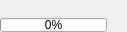
<?xml version="1.0" encoding="UTF-8"?>
<ui version="4.0">
 <class>ProgressBarForm</class>
 <widget class="QWidget" name="ProgressBarForm">
  <property name="geometry">
   <rect>
    <x>0</x>
    <y>0</y>
    <width>127</width>
    <height>32</height>
   </rect>
  </property>
  <property name="minimumSize">
   <size>
    <width>127</width>
    <height>0</height>
   </size>
  </property>
  <property name="maximumSize">
   <size>
    <width>127</width>
    <height>16777215</height>
   </size>
  </property>
  <layout class="QVBoxLayout" name="verticalLayout">
   <property name="spacing">
    <number>0</number>
   </property>
   <property name="margin">
    <number>0</number>
   </property>
   <item>
    <widget class="QLabel" name="ProgressText">
     <property name="sizePolicy">
      <sizepolicy hsizetype="Preferred" vsizetype="Expanding">
       <horstretch>0</horstretch>
       <verstretch>0</verstretch>
      </sizepolicy>
     </property>
     <property name="font">
      <font>
       <pointsize>8</pointsize>
      </font>
     </property>
     <property name="text">
      <string/>
     </property>
    </widget>
   </item>
   <item>
    <layout class="QHBoxLayout" name="horizontalLayout">
     <property name="spacing">
      <number>0</number>
     </property>
     <item>
      <widget class="QProgressBar" name="ProgressBar">
       <property name="sizePolicy">
        <sizepolicy hsizetype="Expanding" vsizetype="Minimum">
         <horstretch>0</horstretch>
         <verstretch>0</verstretch>
        </sizepolicy>
       </property>
       <property name="maximumSize">
        <size>
         <width>16777215</width>
         <height>14</height>
        </size>
       </property>
       <property name="value">
        <number>0</number>
       </property>
      </widget>
     </item>
     <item>
      <widget class="QPushButton" name="btCancel">
       <property name="sizePolicy">
        <sizepolicy hsizetype="Fixed" vsizetype="Fixed">
         <horstretch>0</horstretch>
         <verstretch>0</verstretch>
        </sizepolicy>
       </property>
       <property name="maximumSize">
        <size>
         <width>20</width>
         <height>20</height>
        </size>
       </property>
       <property name="focusPolicy">
        <enum>Qt::NoFocus</enum>
       </property>
       <property name="styleSheet">
        <string notr="true">*{border: none;}</string>
       </property>
       <property name="text">
        <string/>
       </property>
       <property name="icon">
        <iconset>
         <normaloff>Close.svg</normaloff>Close.svg</iconset>
       </property>
       <property name="flat">
        <bool>true</bool>
       </property>
      </widget>
     </item>
    </layout>
   </item>
  </layout>
 </widget>
 <resources/>
 <connections/>
</ui>
